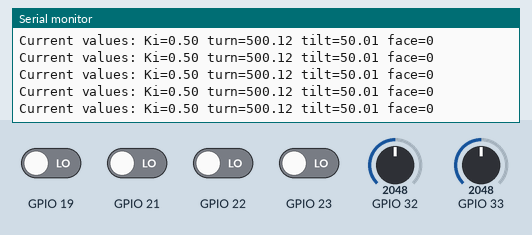
The sketch below on a simulated ESP32. On the bench: the last lines printed to the serial monitor. The test bench sets the inputs (shaded band); at power-on: GPIO 19, GPIO 21–23 LOW, GPIO 32 = 2048, GPIO 33 = 2048.

Above: at 1.2 s.
1.3 s: GPIO 32 set to 2540
At 1.32 s:
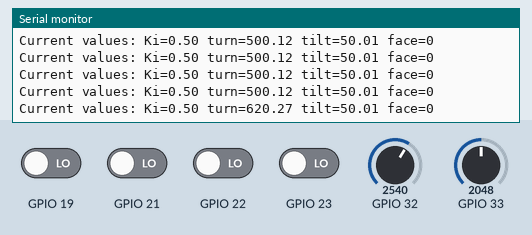
2.8 s: GPIO 33 set to 2540
At 2.83 s:
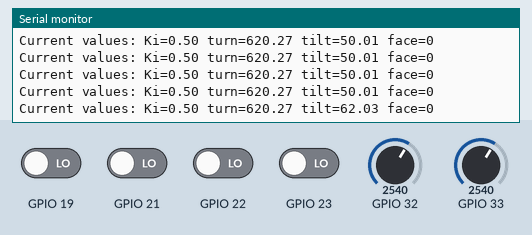
4.3 s: GPIO 19 driven HIGH
At 4.34 s:
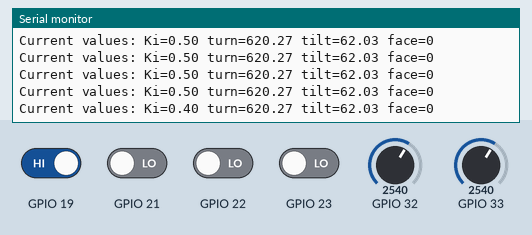
5.8 s: GPIO 23 driven HIGH
At 5.86 s:
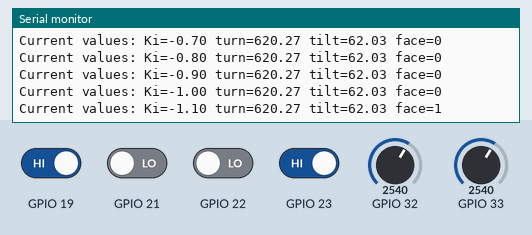
7.3 s: GPIO 32 set to 2460
At 7.37 s:
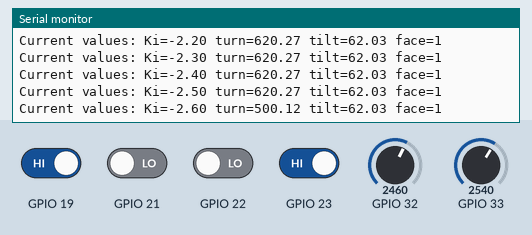
8.8 s: GPIO 33 set to 2460
At 8.89 s:
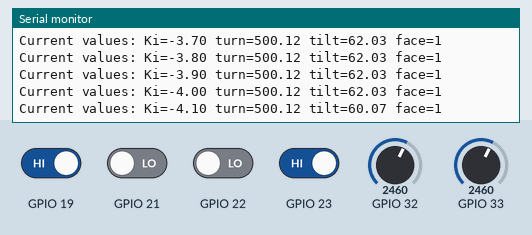
Timing chart, 0 to 11.3 s (numbered marks = the images above; inputs shaded):
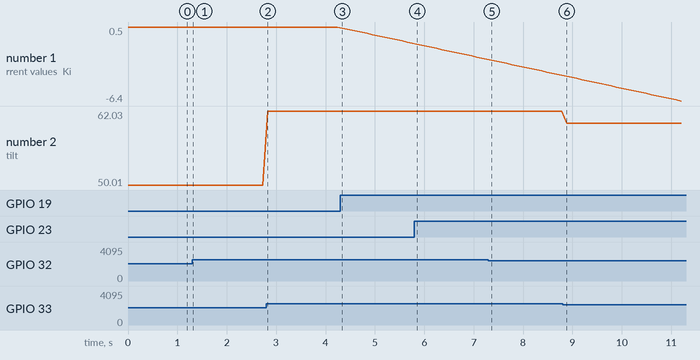

The sketch:

transmittercontroller.ino
```cpp
// H.M.Phan - Robonyx - 17/9/24
// Using the ESPNOW protocol
// Transmits three values (Ki, turn, tilt) to the first ESP32
// tilt is assigned from the analog read of pin 33 (ADC1)
// Ki and turn are received as serial input from the serial monitor.
// Transmits the latest Ki, turn, tilt values every 0.1 seconds

#include <esp_now.h>
#include <WiFi.h>

// Replace with the MAC Address of your receiver
uint8_t broadcastAddress[] = { 0x10, 0x06, 0x1C, 0x97, 0x87, 0x54 };

// Structure to send data
typedef struct struct_message {
  float setpoint = 0.5;
  float turning = 10.0;
  float tilt = 0.00;
  int face = 0;
} struct_message;

// Create a struct_message called myData
struct_message myData;

// Peer info
esp_now_peer_info_t peerInfo;

// Callback when data is sent
void OnDataSent(const uint8_t *mac_addr, esp_now_send_status_t status) {
  // Serial.print("\r\nLast Packet Send Status:\t");
  // Serial.println(status == ESP_NOW_SEND_SUCCESS ? "Delivery Success" : "Delivery Fail");
}

unsigned long lastActiveTime = 0;  // Store the last time the button was pressed

void setup() {
  // Initialize Serial Monitor
  Serial.begin(115200);

  // Set pin 33 and 32 as input (ADC1)
  pinMode(33, INPUT);
  pinMode(32, INPUT);

  // Set pins 23, 22, 21, 19 as INPUT (KB1, KB2, KB3, KB4 respectively)
  pinMode(23, INPUT);
  pinMode(22, INPUT);
  pinMode(21, INPUT);
  pinMode(19, INPUT);

  // Set device as a Wi-Fi Station
  WiFi.mode(WIFI_STA);

  // Initialize ESP-NOW
  if (esp_now_init() != ESP_OK) {
    Serial.println("Error initializing ESP-NOW");
    return;
  }

  // Register for Send Callback
  esp_now_register_send_cb(OnDataSent);

  // Register peer
  memcpy(peerInfo.peer_addr, broadcastAddress, 6);
  peerInfo.channel = 0;
  peerInfo.encrypt = false;

  // Add peer
  if (esp_now_add_peer(&peerInfo) != ESP_OK) {
    Serial.println("Failed to add peer");
    return;
  }
}

void loop() {
  // Read analog value from pin 33 and assign to tilt
  int analogValue1 = analogRead(33);
  int analogValue2 = analogRead(32);

  // Adjust setpoint based on digital inputs
  myData.setpoint += 0.1 * digitalRead(22);
  myData.setpoint -= 0.1 * digitalRead(19);

  myData.tilt = analogValue1 * (100.0 / 4095.0);  // Scale to 0-100 range

  // Face control logic
  if (digitalRead(23) == HIGH && digitalRead(21) == LOW) {
    myData.face = 1;
    lastActiveTime = millis();  // Update last active time
  }

  // Check if 1 second has passed since the last button press
  if (myData.face == 1 && (millis() - lastActiveTime >= 1000)) {
    myData.face = 0;
  }

  // Deadzone for analogValue2
  if (analogValue2 < 2500 && analogValue2 > 1500) {
    analogValue2 = 2048;
  }

  myData.turning = analogValue2 * (100.0 / 409.5);

  // Send message via ESP-NOW
  esp_err_t result = esp_now_send(broadcastAddress, (uint8_t *)&myData, sizeof(myData));

  // Debugging output
  Serial.print("Current values: Ki=");
  Serial.print(myData.setpoint);
  Serial.print(" turn=");
  Serial.print(myData.turning);
  Serial.print(" tilt=");
  Serial.print(myData.tilt);
  Serial.print(" face=");
  Serial.println(myData.face);

  delay(100);  // Wait for 0.1 seconds before sending again
}
```

Measured:
- after the input at 1.3 s, the serial monitor: prints a new line at once (image 1)
- after the input at 2.8 s, the serial monitor: prints a new line at once (image 2)
- after the input at 4.3 s, the serial monitor: prints a new line at once (image 3)
- after the input at 5.8 s, the serial monitor: prints a new line after 0.05 s (image 4)
- after the input at 7.3 s, the serial monitor: prints a new line after 0.07 s (image 5)
- after the input at 8.8 s, the serial monitor: prints a new line after 0.08 s (image 6)
- plotted number 1: 0.5 → -1 after the input at 4.3 s
- plotted number 2: 50.01 → 62.03 after the input at 2.8 s, 62.03 → 60.07 after the input at 8.8 s
